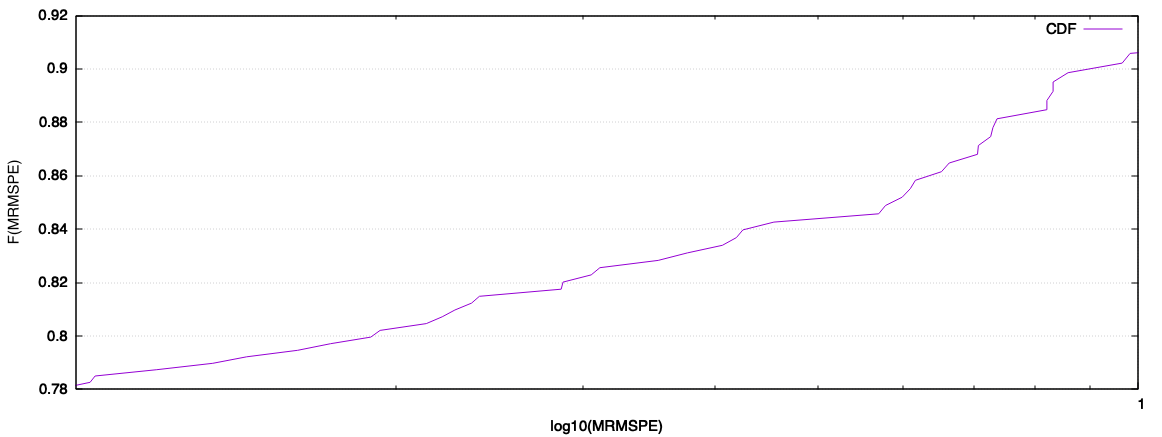

Write the gnuplot code that produced this figure.
set terminal qt font "Helvetica, 15"
set xlabel "log10(MRMSPE)"
set ylabel "F(MRMSPE)"
set xrange [0:1]
set logscale x
plot "new_mrmspe.dat" using 1:(norm($1)) smooth cnorm t "CDF"
unset logscale
unset xrange
